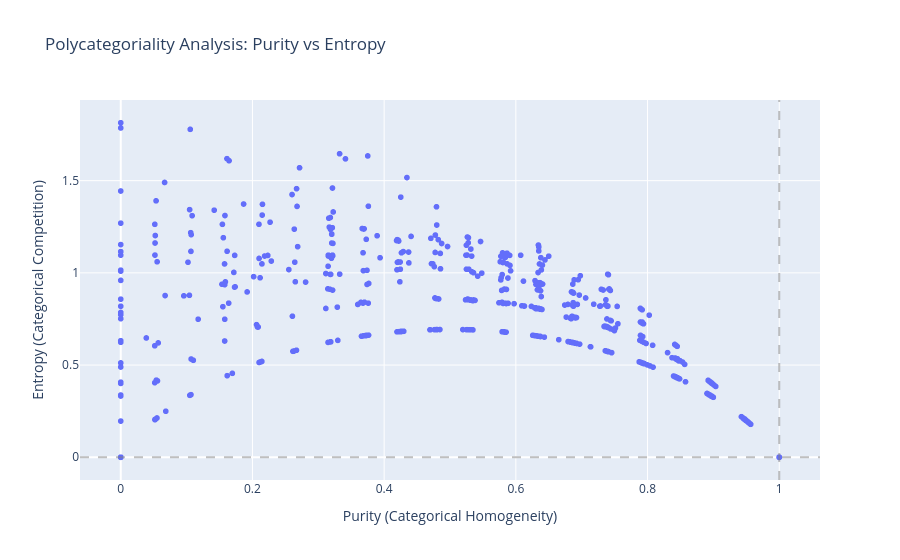

The notebook cell this image was saved under:
### Code cell
import plotly.express as px
import pandas as pd

# Convert your 'scores' dictionary to a DataFrame
df = pd.DataFrame.from_dict(scores, orient='index')

# # Assuming lex_unit was a tuple (word, pos)
# df['word'] = df.index.apply(lambda x: x[0])
# df['category'] = df['index'].apply(lambda x: x[1])

# # Calculate medians for the dashed lines
med_p = df['purity'].median()
med_e = df['entropy'].median()

fig = px.scatter(
    df, x="purity", y="entropy",  
    hover_name=list(df.index),
    hover_data={
        "purity": True,
        "entropy": True,
        "rival_category": True,
        "rival_weight_ratio": True
    },
    title="Polycategoriality Analysis: Purity vs Entropy",
    labels={"purity": "Purity (Categorical Homogeneity)", "entropy": "Entropy (Categorical Competition)", "rival_category": "Other category around", "rival_weight_ratio": "Its weight"},
    # template="plotly_dark" # Or "plotly_white"
)

# Add the "Crosshair" at the medians

fig.add_vline(x=med_p, line_dash="dash", line_color="gray", opacity=0.5)
fig.add_hline(y=med_e, line_dash="dash", line_color="gray", opacity=0.5)

fig.show()

### Figure 1 — Plotly figure (JSON) as saved in the notebook; plotly's stock layout.template omitted (floating-point values rounded to 4 significant figures; data arrays with more than 128 entries replaced by an {"elided": "..."} marker saying what was removed)
{"data": [{"customdata": {"elided": "2138x2 mixed values"}, "hovertemplate": "<b>%{hovertext}</b><br><br>Purity (Categorical Homogeneity)=%{x}<br>Entropy (Categorical Competition)=%{y}<br>Other category around=%{customdata[0]}<br>Its weight=%{customdata[1]}<extra></extra>", "hovertext": {"elided": "2138x2 str values"}, "legendgroup": "", "marker": {"color": "#636efa", "symbol": "circle"}, "mode": "markers", "name": "", "showlegend": false, "type": "scattergl", "x": {"elided": "2138 float values"}, "xaxis": "x", "y": {"elided": "2138 float values"}, "yaxis": "y"}], "layout": {"legend": {"tracegroupgap": 0}, "shapes": [{"line": {"color": "gray", "dash": "dash"}, "opacity": 0.5, "type": "line", "x0": 1, "x1": 1, "xref": "x", "y0": 0, "y1": 1, "yref": "y domain"}, {"line": {"color": "gray", "dash": "dash"}, "opacity": 0.5, "type": "line", "x0": 0, "x1": 1, "xref": "x domain", "y0": 0, "y1": 0, "yref": "y"}], "title": {"text": "Polycategoriality Analysis: Purity vs Entropy"}, "xaxis": {"anchor": "y", "domain": [0, 1], "title": {"text": "Purity (Categorical Homogeneity)"}}, "yaxis": {"anchor": "x", "domain": [0, 1], "title": {"text": "Entropy (Categorical Competition)"}}}}
